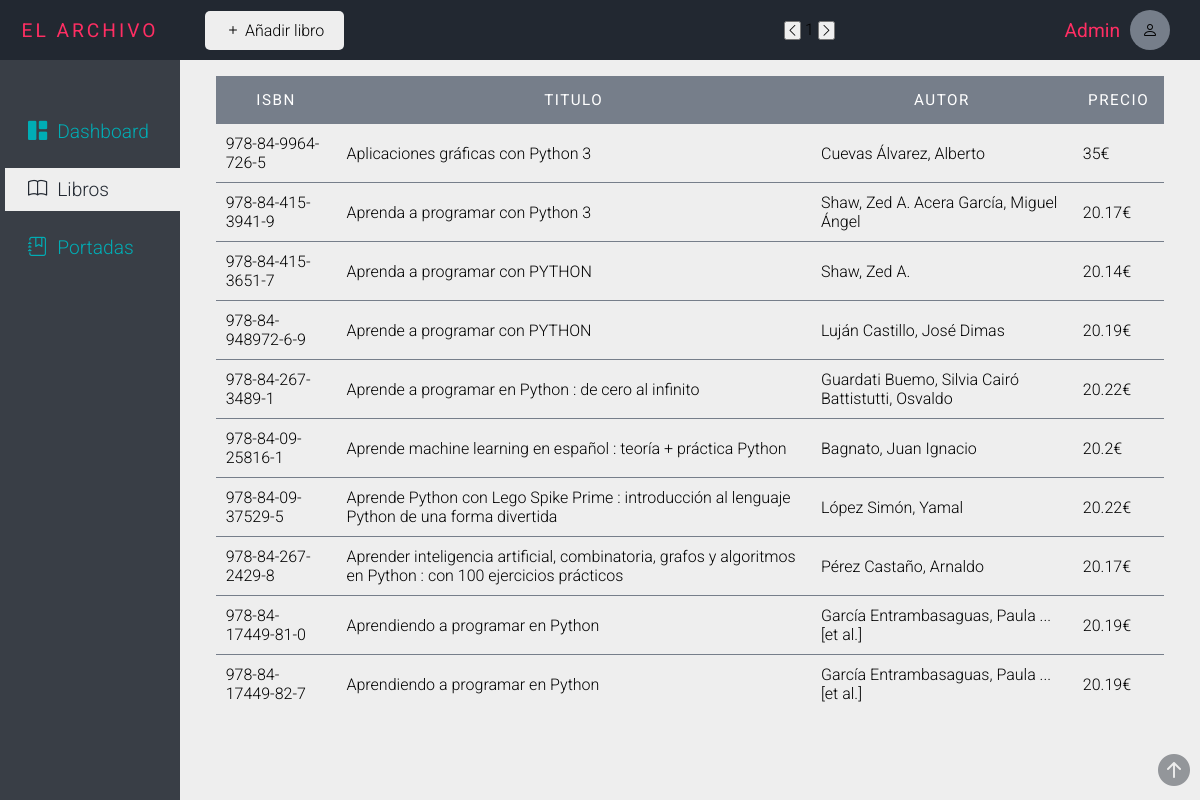
Screenshot of /views/tablas.php?page=1 (signed in) with the database file from the repository.
### tables this page shows
CREATE TABLE `libros` (
  `codigo` int(2) NOT NULL,
  `isbn` varchar(17) DEFAULT NULL,
  `titulo` varchar(108) DEFAULT NULL,
  `autor` varchar(49) DEFAULT NULL,
  `editorial` varchar(78) DEFAULT NULL,
  `precio` int(11) DEFAULT NULL,
  `portada` varchar(100) NOT NULL
);

### includes/user_session.php (called while the page is built, shortened)
<?php
class UserSession{
    public function getCurrentUser(){
        return $_SESSION['user'];
    }
}
?>

### includes/conexion.php (called while the page is built)
<?php
    class Conexion{
        private $host;
        private $bbdd;
        private $user;
        private $pass;
        public function __construct(){
            $this -> host = "localhost";
            $this -> bbdd = "libreria";
            $this -> user = "root";
            $this -> pass = "";
        }
        function conectar(){
            try{
                $conexion = new PDO('mysql:host='.$this->host.';dbname='.$this->bbdd,$this->user,$this->pass);
                $conexion->exec("SET CHARACTER SET utf8");
                return $conexion;
            }catch(Exception $e){
                echo "No se ha podido conectar con la base de datos" . $e->getMessage();
            }
        }
    }
?>

### views/tablas.php (the view, shortened to what this page needs)
<?php
include '../includes/user_session.php';
$userSession = new UserSession();
include_once "../includes/conexion.php";
$conexion = new Conexion();
$consulta = $conexion->conectar()->prepare("SELECT * FROM libros LIMIT 0,10");
$consulta->execute();
?>
<!DOCTYPE html>
<html lang="en">
<head>
    <link rel="stylesheet" href="../styles/general_style.css">
    <link rel="stylesheet" href="../styles/tablas_style.css">
    <link rel="stylesheet" href="../icons/bootstrap-icons.css">
</head>
<body>
    <header id="header">
        <div class="section_title_container">
            <h1>El archivo</h1>
        </div>
        <div class="form_actions_container" id="up_button_anchor">
            <button id="new_book">
                <i class="bi bi-plus"></i>
                <span>Añadir libro</span>
            </button>
            <div class="pages_container">
                <button>
                    <i class="bi bi-chevron-left"></i>
                </button>
                <span>1</span>
                <button>
                    <i class="bi bi-chevron-right"></i>
                </button>
            </div>
        </div>
        <div class="user_container">
            <div class="user_name_container">
                <span>
                    <?php
                    echo $userSession->getCurrentUser();
                    ?>
                </span>
            </div>
            <div class="user_img_container" onclick="
                window.location.href = '../includes/logout.php';
            ">
                <i class="bi bi-person"></i>
            </div>
        </div>
    </header>
    <aside>
        <div class="option_list_container">
            <a href="../index.php" data-select="0"><i class="bi bi-grid-1x2-fill"></i> <span>Dashboard</span></a>
            <a href="tablas.php" data-select="1"><i class="bi bi-book"></i> <span>Libros</span></a>
            <a href="portadas.php" data-select="0"><i class="bi bi-journal-bookmark"></i><span>Portadas</span></a>
        </div>
    </aside>
    <main>
        <section class="table_view_container" id="table_container">
            <table>
                <thead>
                    <tr>
                        <th>ISBN</th>
                        <th>Titulo</th>
                        <th>Autor</th>
                        <th>Precio</th>
                    </tr>
                </thead>
                <tbody>
                    <?php
                    while ($fila = $consulta->fetch(PDO::FETCH_ASSOC)) {
                        echo "<tr>";
                        echo "<td data-label='isbn'>" . $fila['isbn'] . "</td>";
                        echo "<td data-label='titulo'>" . $fila['titulo'] . "</td>";
                        echo "<td data-label='autor'>" . $fila['autor'] . "</td>";
                        echo "<td data-label='precio'>" . ($fila['precio'] / 100) . '€' . "</td>";
                        echo "</tr>";
                    }
                    ?>
                </tbody>
            </table>
        </section>
        <a href="#table_container" class="up_button"><i class="bi bi-arrow-up-circle-fill"></i></a>
    </main>
</body>
</html>

### styles/general_style.css (style rules this page uses)
:root { --color-1: #222831; --color-2: #393E46; --color-3: #767e8a; --color-4: #FF2E63; --color-5: #00ADB5; --color-6: #EEEEEE; --color-7: #FFFFFF; }
* { margin: 0; padding: 0; box-sizing: border-box; font-family: 'roboto', sans-serif; font-weight: 300; text-decoration: none; }
body { overflow-x: hidden; display: grid; grid-template-areas: 'header header' 'aside main'; grid-template-columns: 180px 9fr; grid-template-rows: 60px 12fr; height: 100vh; width: 100vw; }
body > aside { grid-area: aside; background-color: var(--color-2); display: flex; flex-direction: column; }
aside > .option_list_container { padding-top: 50px; display: flex; flex-direction: column; gap: 15px; height: 0%; }
aside > .option_list_container > a { height: 43.2px; display: flex; align-items: center; padding: 10px 20px; color: var(--color-5); font-size: 1.2em; border-left: 3px solid transparent; margin-left: 5px; gap: 10px; }
aside > .option_list_container > a[data-select="1"] { border-left: 3px solid var(--color-6) !important; background-color: var(--color-6); color: var(--color-1); }
body > header { grid-area: header; background-color: var(--color-1); display: grid; grid-template-columns: 180px 6fr 3fr; }
header > .section_title_container { display: flex; align-items: center; text-align: center; }
header > .section_title_container > h1 { color: var(--color-4); font-size: 1.2em; font-weight: 400; letter-spacing: 3px; text-transform: uppercase; text-align: center; width: 100%; }
header > .user_container { display: flex; align-items: center; justify-content: flex-end; padding: 0 20px 0 0; }
header > .user_container > .user_name_container { color: var(--color-4); font-size: 1.2em; font-weight: 600; }
header > .user_container > .user_name_container > span { font-weight: 400; margin-right: 10px; }
header > .user_container > .user_img_container { width: 40px; height: 40px; border-radius: 50%; background-color: var(--color-3); display: flex; align-items: center; justify-content: center; margin-right: 10px; overflow: hidden; }
body > main { grid-area: main; background-color: var(--color-6); }

### styles/tablas_style.css (style rules this page uses)
:root { --color-1: #222831; --color-2: #393E46; --color-3: #767e8a; --color-4: #FF2E63; --color-5: #00ADB5; --color-6: #EEEEEE; --color-7: #FFFFFF; }
body { font-family: 'roboto', sans-serif; font-weight: 300; }
main { overflow-y: scroll; scroll-behavior: smooth; }
.form_actions_container { display: flex; justify-content: space-between; align-items: center; height: 60px; width: 100%; padding: 15px 25px; }
.form_actions_container > button { border: 0; padding: 10px 20px; font-size: 1em; cursor: pointer; background: var(--color-6); transition: box-shadow 200ms ease-in-out; border-radius: 5px; border: none; }
.table_view_container { padding-top: 1em; width: 100%; display: flex; justify-content: center; }
.table_view_container > table { border-collapse: collapse; width: 93%; overflow: hidden; }
.table_view_container > table > thead > tr { background-color: var(--color-3); }
.table_view_container > table > thead > tr > th { letter-spacing: 1.5px; text-transform: uppercase; font-size: 0.95em; font-weight: 400; padding: 1em 1em; color: var(--color-7); }
.table_view_container > table > tbody > tr { border-bottom: 0.5px solid var(--color-3); }
.table_view_container > table > tbody > tr:last-of-type { border-bottom: none !important; }
.table_view_container > table > tbody > tr > td { height: 3.2em; padding: 10px 10px; transition: color 100ms, background-color 50ms; }
.up_button { position: fixed; font-size: 2em; right: 10px; bottom: 10px; color: var(--color-2); opacity: 0.5; }

### rows the page displays
libros: isbn "978-84-9964-726-5", titulo "Aplicaciones gráficas con Python 3", autor "Cuevas Álvarez, Alberto", $fila['precio']/100 "35"
libros: isbn "978-84-415-3941-9", titulo "Aprenda a programar con Python 3", autor "Shaw, Zed A. Acera García, Miguel Ángel", $fila['precio']/100 "20.17"
libros: isbn "978-84-415-3651-7", titulo "Aprenda a programar con PYTHON", autor "Shaw, Zed A.", $fila['precio']/100 "20.14"
libros: isbn "978-84-948972-6-9", titulo "Aprende a programar con PYTHON", autor "Luján Castillo, José Dimas", $fila['precio']/100 "20.19"
libros: isbn "978-84-267-3489-1", titulo "Aprende a programar en Python : de cero al infinito", autor "Guardati Buemo, Silvia Cairó Battistutti, Osvaldo", $fila['precio']/100 "20.22"
libros: isbn "978-84-09-25816-1", titulo "Aprende machine learning en español : teoría + práctica Python", autor "Bagnato, Juan Ignacio", $fila['precio']/100 "20.2"
libros: isbn "978-84-09-37529-5", titulo "Aprende Python con Lego Spike Prime : introducción al lenguaje Python de una forma divertida", autor "López Simón, Yamal", $fila['precio']/100 "20.22"
libros: isbn "978-84-267-2429-8", titulo "Aprender inteligencia artificial, combinatoria, grafos y algoritmos en Python : con 100 ejercicios prácticos", autor "Pérez Castaño, Arnaldo", $fila['precio']/100 "20.17"
libros: isbn "978-84-17449-81-0", titulo "Aprendiendo a programar en Python", autor "García Entrambasaguas, Paula ... [et al.]", $fila['precio']/100 "20.19"
libros: isbn "978-84-17449-82-7", titulo "Aprendiendo a programar en Python", autor "García Entrambasaguas, Paula ... [et al.]", $fila['precio']/100 "20.19"

### other values shown
$userSession->getCurrentUser() "Admin"
